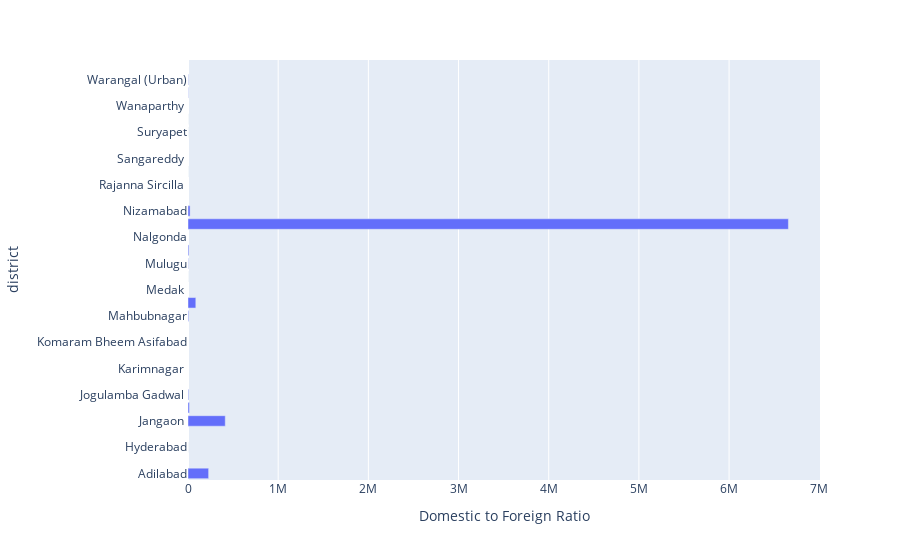

The notebook cell this image was saved under:
### Code cell
px.bar(for_dom_ratio,
       x='Domestic to Foreign Ratio')

### Figure 1 — Plotly figure (JSON) as saved in the notebook; plotly's stock layout.template omitted (floating-point values rounded to 4 significant figures)
{"data": [{"alignmentgroup": "True", "hovertemplate": "Domestic to Foreign Ratio=%{x}<br>district=%{y}<extra></extra>", "legendgroup": "", "marker": {"color": "#636efa", "pattern": {"shape": ""}}, "name": "", "offsetgroup": "", "orientation": "h", "showlegend": false, "textposition": "auto", "type": "bar", "x": [228800.0, null, 80.3, null, 413140, 15680.0, 7210.0, null, null, null, null, null, 7529.0, 86720.0, null, 0, 3165.0, 9756.0, null, 6657898, 23230.0, null, null, 0, null, null, 0, 0, null, 2677, 3483.0, null], "xaxis": "x", "y": ["Adilabad", "Bhadradri Kothagudem ", "Hyderabad", "Jagtial ", "Jangaon ", "Jayashankar Bhoopalpally", "Jogulamba Gadwal ", "Kamareddy ", "Karimnagar ", "Khammam", "Komaram Bheem Asifabad", "Mahabubabad ", "Mahbubnagar", "Mancherial", "Medak ", "Medchal ", "Mulugu", "Nagarkurnool ", "Nalgonda", "Nirmal", "Nizamabad", "Peddapalli", "Rajanna Sircilla ", "Ranga Reddy", "Sangareddy ", "Siddipet", "Suryapet", "Vikarabad", "Wanaparthy ", "Warangal (Rural)", "Warangal (Urban)", "Yadadri Bhongir"], "yaxis": "y"}], "layout": {"barmode": "relative", "legend": {"tracegroupgap": 0}, "margin": {"t": 60}, "xaxis": {"anchor": "y", "domain": [0, 1], "title": {"text": "Domestic to Foreign Ratio"}}, "yaxis": {"anchor": "x", "domain": [0, 1], "title": {"text": "district"}}}}
